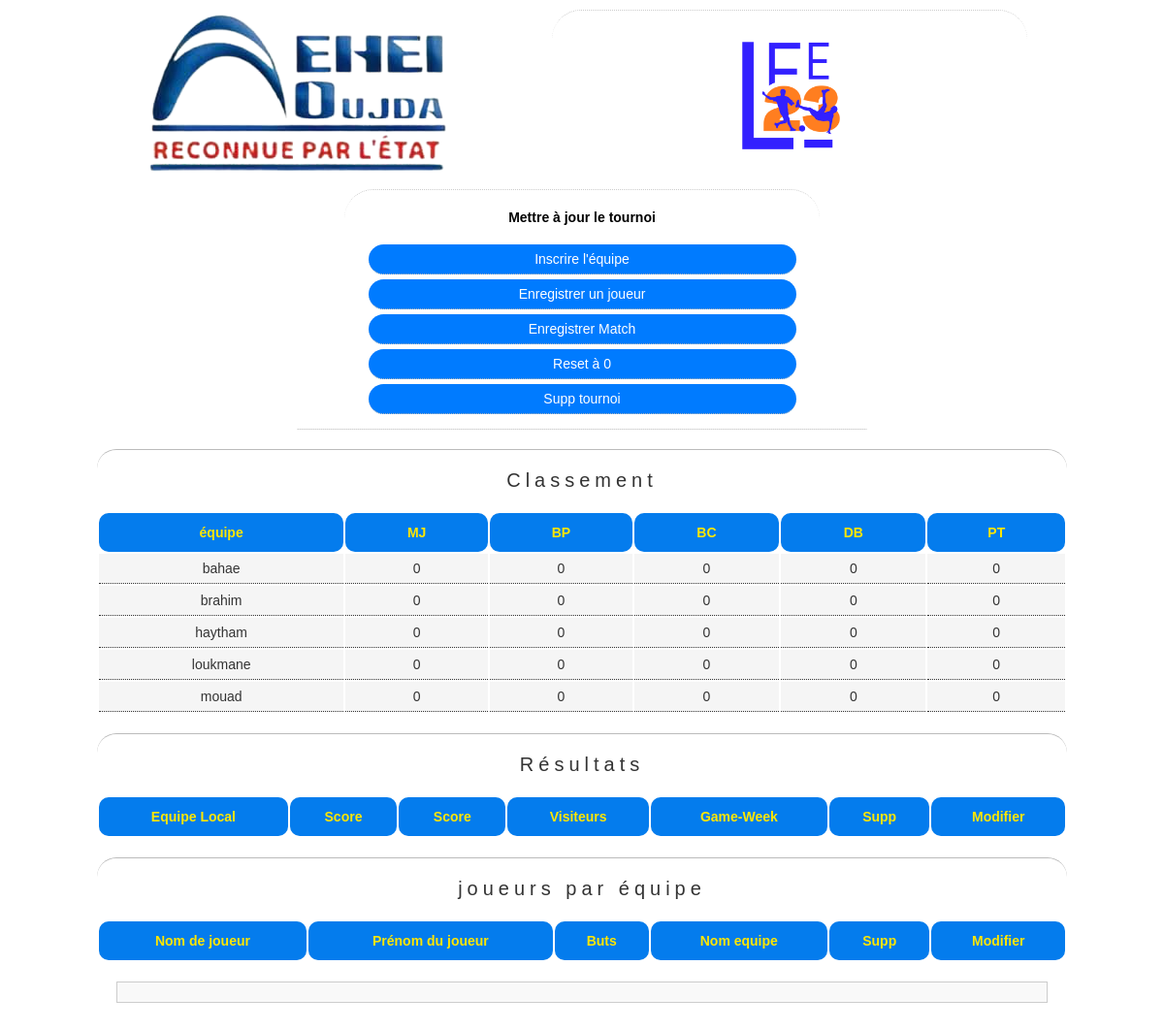
Screenshot of /gestion.php with the database file from the repository.
### tables this page shows
CREATE TABLE `equipe_8` (
  `id_e` int(11) NOT NULL,
  `nomeq` varchar(100) NOT NULL,
  `mj` int(11) NOT NULL DEFAULT 0,
  `bp` int(11) NOT NULL DEFAULT 0,
  `bc` int(11) NOT NULL DEFAULT 0,
  `db` int(11) NOT NULL DEFAULT 0,
  `pt` int(11) NOT NULL DEFAULT 0
);

### gestion.php (the view, shortened to what this page needs)
<!DOCTYPE html>
<html lang="fr">
<head>
    <link rel="stylesheet" type="text/css" href="style2.css" />
    <link rel="stylesheet" media="mobile" href="styletrn2.css" />
    <link rel="stylesheet" type="text/css" href="styletrn.css" media="print" />
</head>
<body>
  <section class="modoflex">
    <div>
        <img src="logo-ehei.png" alt="logo eheioujda">
    </div>
    <div class="float">
  <img src="lfe23.png" style="height: 148px; margin-top: 13px;">
    </div>
    <div class="float">
        <h3>Mettre à jour le tournoi</h3>
        <a class="ecriteur" href="inscriequipe.html">Inscrire l'équipe</a>
        <a class="ecriteur" href="enregistrerj.php">Enregistrer un joueur</a>
        <a class="ecriteur" href="enregistrerm.php">Enregistrer Match</a>
        <a class="ecriteur" href="reset.php">Reset à 0 </a>
        <a class="ecriteur" href="suppt.php">Supp tournoi </a>
    </div>
  </section>
  <section class="float registrazione">
  </section>
  <main class="torneo">
        <table class='tabla'>
          <tbody>
            <caption>Classement</caption>
        <tr>
    <th>équipe</th>
    <th title='Matchs Joués'>MJ</th>
    <th title='Buts pour' class='novisual'>BP</th>
    <th title='Buts Contre' class='novisual'>BC</th>
    <th title='Différence de buts' class='novisual'>DB</th>
    <th title='Points'>PT</th>
 </tr>
 <?php
$conn = new PDO("mysql:host=localhost;dbname=lfe23", "root", "");
$conn->setAttribute(PDO::ATTR_ERRMODE, PDO::ERRMODE_EXCEPTION);
$sql = "SELECT nomeq,mj,bp,bc,db,pt FROM equipe_8 ORDER BY pt desc,db desc,bp desc,mj asc,nomeq ASC";
$result = $conn->query($sql);
while ($row = $result->fetch(PDO::FETCH_ASSOC)) {
    $nomeq = $row['nomeq'];
    $mj = $row['mj'];
    $bp = $row['bp'];
    $bc = $row['bc'];
    $db = $row['db'];
    $pt = $row['pt'];
    echo "<tr>";
    echo "<td>" . $nomeq . "</td>";
    echo "<td>" . $mj . "</td>";
    echo "<td>" . $bp . "</td>";
    echo "<td>" . $bc . "</td>";
    echo "<td>" . $db . "</td>";
    echo "<td>" . $pt . "</td>";
    echo "</tr>";
}
?>
</tbody>
</table>
<table class='tabla'>
    <caption>Résultats</caption>
    <tbody>
        <tr>
            <th>Equipe Local</th>
            <th>Score</th>
            <th>Score</th>
            <th>Visiteurs</th>
            <th>Game-Week</th>
            <th>Supp</th>
            <th>Modifier</th>
        </tr>
    </tbody>
</table>
                <table class='tabla'><caption> joueurs par équipe </caption><tbody><tr>
                    <th>Nom de joueur</th>
                    <th>Prénom du joueur</th>
                    <th>Buts</th>
                    <th>Nom equipe</th>
                    <th>Supp</th>
                    <th>Modifier</th>
                </tr>
            </tbody>
        </table>
        <table>
<div class="haha">
</div>
</table>
  </main>
</body>
</html>

### style2.css (style rules this page uses)
* { margin:0; padding:0; box-sizing: border-box; font-size: 14px; font-family: sans-serif; }
header, section, main, #visscalendario, hr, nav, footer { position: relative; width: 1000px; margin: 10px auto; }
.modoflex { display: flex; justify-content: space-around; flex-wrap: wrap; }
.creacalendario h2, h3, h4 { margin: 10px 0; padding: 10px 0; }
.float { width: 49%; border-top: 1px dotted #CCC; border-radius: 30px; text-align: center; }
.float a:link , a :visited { display: block; width: 90%; margin: 5px auto; padding: 7px 7px; text-decoration: none; border-bottom: #BBB 1px dotted; border-radius: 20px; transition: color 1s; transition: letter-spacing 1s; }
.torneo { text-align: center; }
.tabla { width: 100%; margin: 20px 0px; transition: 1s; }
.tabla caption { padding: 20px; font-size: 20px; color: #333; letter-spacing: 5px; border-top: #BBB solid 1px; border-radius: 20px; }
.tabla tbody th { padding: 12px; color: rgb(255, 230, 0); background-color: rgb(4, 124, 237); border-radius: 10px; }
.tabla tbody td { color: #333; padding: 7px; border-bottom: #333 1px dotted; }
.tabla tbody tr { background-color: whitesmoke; transition: 1s; }

### styletrn2.css (style rules this page uses)
header, section, main, #visscalendario, hr, footer { width: 100%; }
.novisual { position: absolute; left: -9999px; }
.float { width: 98%; }
.float a:link , a :visited { padding: 5px 5px; }
.tabla tr td { font-size: 12px; }
.tabla caption { font-size: 16px; }

### styletrn.css (style rules this page uses)
.social, .creacalendario, button, section.modoflex { display: none; }

### gestion.php (style rules this page uses)
body { font-family: Arial, sans-serif; }
.haha { margin: 20px; padding: 10px; border: 1px solid #ccc; background-color: #f9f9f9; }
.float a,.haha a { display: inline-block; padding: 5px 10px; background-color: #007bff; color: white; text-decoration: none; border-radius: 4px; }
a.ecriteur { color: white; }

### rows the page displays
equipe_8: nomeq "bahae", mj "0", bp "0", bc "0", db "0", pt "0"
equipe_8: nomeq "brahim", mj "0", bp "0", bc "0", db "0", pt "0"
equipe_8: nomeq "haytham", mj "0", bp "0", bc "0", db "0", pt "0"
equipe_8: nomeq "loukmane", mj "0", bp "0", bc "0", db "0", pt "0"
equipe_8: nomeq "mouad", mj "0", bp "0", bc "0", db "0", pt "0"
